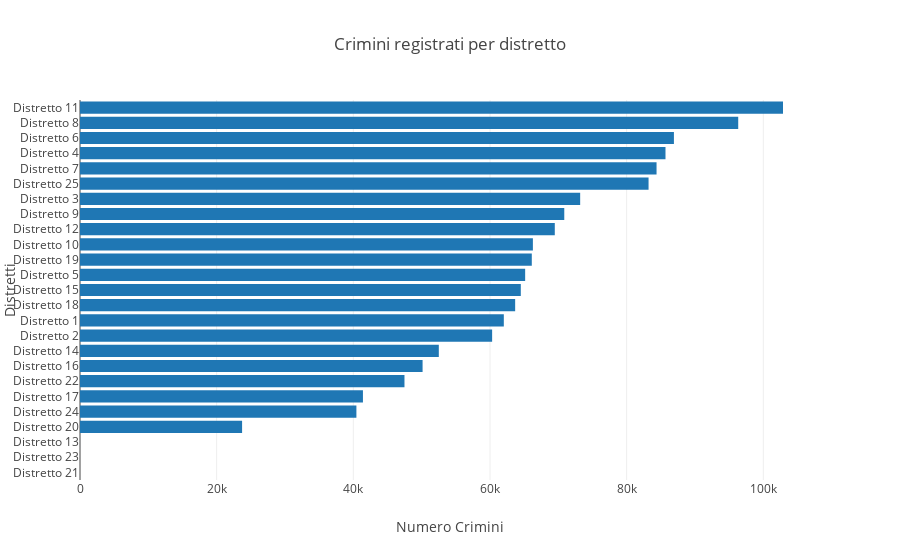

The code cell stored with this chart in its notebook:
### Code cell
import math
import plotly.offline as py

arrayDistrict=df['District'].values
dictDistrict=dict()

arrayDistrict=list(arrayDistrict)
arrayOccorrenze=list()
for i in range (1,26):
    #arrayOccorrenze.append(arrayDistrict.count(i)+arrayDistrict.count(str(float(i))))
    dictDistrict[i]=arrayDistrict.count(i)+arrayDistrict.count(str(float(i)))

sorted_by_value = sorted(dictDistrict.items(), key=lambda kv: kv[1])

#giorni = list(sorted_by_value[0][0])
#cont_giorni = list(sorted_by_value[:][1])
distretti=list()
contatore_distretti=list()

for a,b in sorted_by_value:
    distretti.append("Distretto "+str(a))
    contatore_distretti.append(b)

data = [go.Bar(
            y=distretti,
            x=contatore_distretti,
        orientation = 'h'
)]
layout = go.Layout(
        title="Crimini registrati per distretto",
        xaxis=dict(title="Numero Crimini"),
        yaxis=dict(title="Distretti")
)

fig = go.Figure(data=data, layout=layout)

py.iplot(fig)

### Figure 1 — Plotly figure (JSON) as saved in the notebook; plotly's stock layout.template omitted (floating-point values rounded to 4 significant figures)
{"data": [{"orientation": "h", "type": "bar", "uid": "ece0169e-feda-11e8-b40b-74dfbf94ab14", "x": [0, 0, 1, 23721, 40449, 41406, 47484, 50134, 52509, 60312, 62022, 63682, 64508, 65146, 66115, 66276, 69482, 70869, 73195, 83204, 84373, 85681, 86915, 96325, 102878], "y": ["Distretto 21", "Distretto 23", "Distretto 13", "Distretto 20", "Distretto 24", "Distretto 17", "Distretto 22", "Distretto 16", "Distretto 14", "Distretto 2", "Distretto 1", "Distretto 18", "Distretto 15", "Distretto 5", "Distretto 19", "Distretto 10", "Distretto 12", "Distretto 9", "Distretto 3", "Distretto 25", "Distretto 7", "Distretto 4", "Distretto 6", "Distretto 8", "Distretto 11"]}], "layout": {"title": "Crimini registrati per distretto", "xaxis": {"title": "Numero Crimini"}, "yaxis": {"title": "Distretti"}}}
